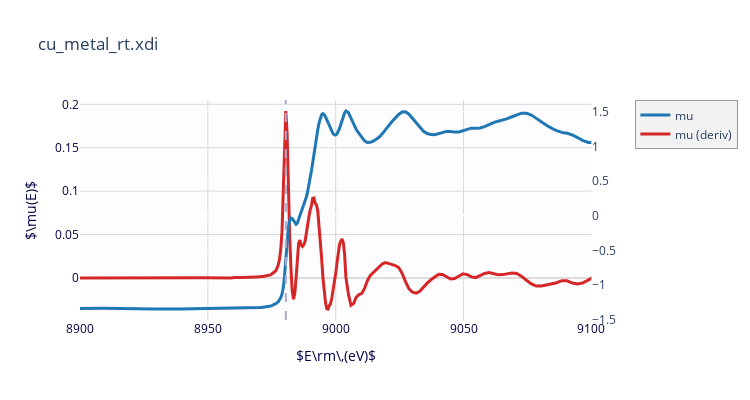

Notebook code for this chart:
### Code cell
fig = plot_mu(cu, with_deriv=True, show_e0=True, emin=8900, emax=9100)

### Figure 1 — Plotly figure (JSON) as saved in the notebook; plotly's stock layout.template omitted (floating-point values rounded to 4 significant figures; data arrays with more than 128 entries replaced by an {"elided": "..."} marker saying what was removed)
{"data": [{"line": {"color": "#1f77b4", "width": 3}, "name": "mu", "type": "scatter", "x": {"elided": "408 float values"}, "xaxis": "x", "y": {"elided": "408 float values"}, "yaxis": "y2"}, {"line": {"color": "#d62728", "width": 3}, "name": "mu (deriv)", "type": "scatter", "x": {"elided": "408 float values"}, "xaxis": "x", "y": {"elided": "408 float values"}, "yaxis": "y"}], "layout": {"height": 400, "hovermode": "closest", "legend": {"bgcolor": "#F2F2F2", "borderwidth": 0.5}, "plot_bgcolor": "#FDFDFF", "shapes": [{"line": {"color": "#AAC", "dash": "dash", "width": 2}, "type": "line", "x0": 8980.0, "x1": 8980.0, "xref": "x", "y0": 0, "y1": 1, "yref": "y domain"}], "showlegend": true, "title": {"text": "cu_metal_rt.xdi"}, "width": 750, "xaxis": {"anchor": "y", "color": "#004", "domain": [0, 0.94], "gridcolor": "#D8D8D8", "range": [8900, 9100], "showgrid": true, "title": {"text": "$E\\rm\\,(eV)$"}, "zerolinecolor": "#DDD"}, "yaxis": {"anchor": "x", "color": "#004", "domain": [0, 1], "gridcolor": "#D8D8D8", "showgrid": true, "title": {"text": "$\\mu(E)$"}, "zerolinecolor": "#DDD"}, "yaxis2": {"anchor": "x", "overlaying": "y", "side": "right"}}}
